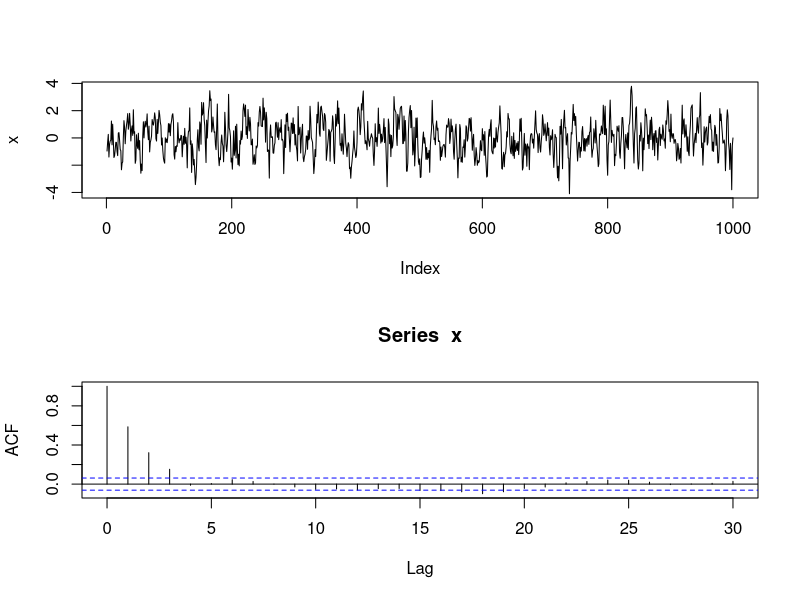

Write R code to recreate this figure.
set.seed(3)
x <- w <- rnorm(1000)
for (t in 4:1000) x[t] <- w[t] + 0.6 * w[t-1] + 0.4 * w[t-2] + 0.3 * w[t-3]

layout(1:2)
plot(x, type="l")
acf(x)

x.ma <- arima(x, order=c(0,0,3))
x.ma

0.6023 + c(-1.96, 1.96)*0.0827